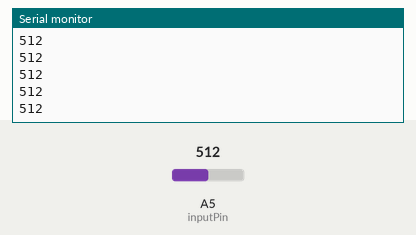
A sketch run on a simulated Arduino Uno, built with avr-gcc and run on an emulated ATmega328P. Parts: the last lines printed to the serial monitor. The test bench sets the inputs (shaded band); at power-on: A5 (inputPin) = 512.

Above: at 1.2 s.
1.3 s: A5 (inputPin) set to 716
At 2.1 s:
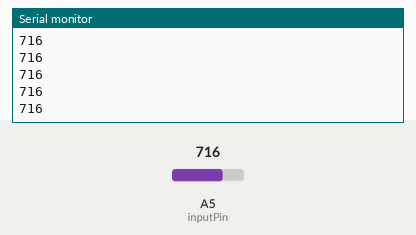
2.8 s: A5 (inputPin) set to 900
At 3.7 s:
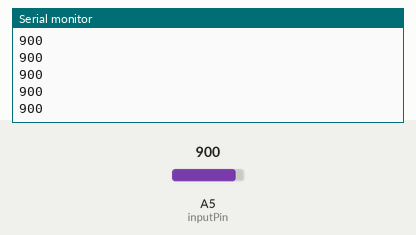
Timing chart, 0 to 5.8 s (numbered marks = the images above; inputs shaded):
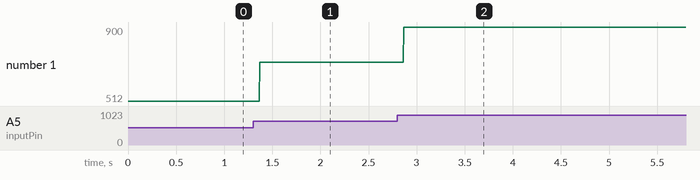

The sketch:

ecg.ino
```cpp
/*
 * Arduino code to simply send the value of an analog input pin to the computer.
 *
 * Based on public domain code available at http://arduino.cc/en/Tutorial/Graph
 *
 * ENGR 40M, Fall 2014
 */

// Analog input pin to send to computer.
const uint8_t inputPin = A5;

void setup() {
  Serial.begin(9600);
   pinMode(inputPin, INPUT);
}

void loop() {
  // Send the value
  Serial.println(analogRead(inputPin));

  // Wait a little while
  // You can change this to control the sample rate
  delay(2);
}
```

Measured:
- after the input at 1.3 s, the serial monitor: prints a new line after 0.07 s (image 1)
- after the input at 2.8 s, the serial monitor: prints a new line after 0.07 s (image 2)
- plotted number 1: 512 → 716 after the input at 1.3 s, 716 → 900 after the input at 2.8 s
